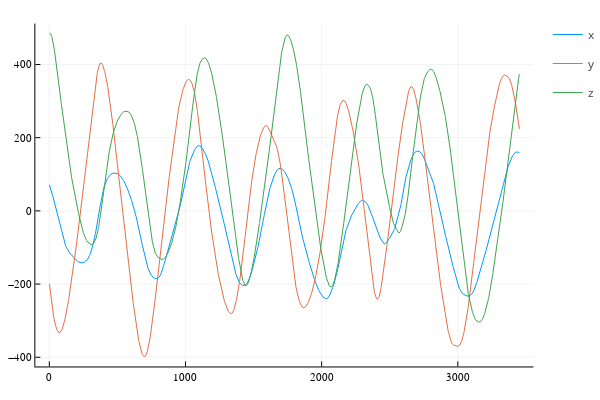

Source (notebook cell):
### Markdown cell above
We can treat this 3D data as 3 separate 1D data points, matching the original TimeCluster data shape

### Code cell
plot(df[:,1], label="x")
plot!(df[:,2], label="y")
plot!(df[:,3], label="z")

### Figure 1 — Plotly figure (JSON) as saved in the notebook; plotly's stock layout.template omitted (floating-point values rounded to 4 significant figures; data arrays with more than 128 entries replaced by an {"elided": "..."} marker saying what was removed)
{"data": [{"colorbar": {"title": ""}, "legendgroup": "x", "line": {"color": "rgba(0, 154, 250, 1.000)", "dash": "solid", "shape": "linear", "width": 1}, "mode": "lines", "name": "x", "showlegend": true, "type": "scatter", "x": {"elided": "3452 int values"}, "xaxis": "x", "y": {"elided": "3452 float values"}, "yaxis": "y", "zmax": null, "zmin": null}, {"colorbar": {"title": ""}, "legendgroup": "y", "line": {"color": "rgba(227, 111, 71, 1.000)", "dash": "solid", "shape": "linear", "width": 1}, "mode": "lines", "name": "y", "showlegend": true, "type": "scatter", "x": {"elided": "3452 int values"}, "xaxis": "x", "y": {"elided": "3452 float values"}, "yaxis": "y", "zmax": null, "zmin": null}, {"colorbar": {"title": ""}, "legendgroup": "z", "line": {"color": "rgba(62, 164, 78, 1.000)", "dash": "solid", "shape": "linear", "width": 1}, "mode": "lines", "name": "z", "showlegend": true, "type": "scatter", "x": {"elided": "3452 int values"}, "xaxis": "x", "y": {"elided": "3452 float values"}, "yaxis": "y", "zmax": null, "zmin": null}], "layout": {"annotations": [], "height": 400, "legend_position": {"bgcolor": "rgba(255, 255, 255, 1.000)", "bordercolor": "rgba(0, 0, 0, 1.000)", "borderwidth": 1, "font": {"color": "rgba(0, 0, 0, 1.000)", "family": "sans-serif", "size": 11}, "title": {"font": {"color": "rgba(0, 0, 0, 1.000)", "family": "sans-serif", "size": 15}, "text": ""}, "tracegroupgap": 0, "traceorder": "normal", "x": 1, "xanchor": "auto", "y": 1, "yanchor": "auto"}, "margin": {"b": 20, "l": 0, "r": 0, "t": 20}, "paper_bgcolor": "rgba(255, 255, 255, 1.000)", "plot_bgcolor": "rgba(255, 255, 255, 1.000)", "showlegend": true, "width": 600, "xaxis": {"anchor": "y", "domain": [0.06582, 0.9934], "gridcolor": "rgba(0, 0, 0, 0.100)", "gridwidth": 0.5, "linecolor": "rgba(0, 0, 0, 1.000)", "mirror": false, "range": [-102.5, 3556.0], "showgrid": true, "showline": true, "showticklabels": true, "tickangle": 0, "tickcolor": "rgb(0, 0, 0)", "tickfont": {"color": "rgba(0, 0, 0, 1.000)", "family": "sans-serif", "size": 11}, "tickmode": "array", "ticks": "inside", "ticktext": ["0", "1000", "2000", "3000"], "tickvals": [0, 1000, 2000, 3000], "title": "", "titlefont": {"color": "rgba(0, 0, 0, 1.000)", "family": "sans-serif", "size": 15}, "type": "-", "visible": true, "zeroline": false, "zerolinecolor": "rgba(0, 0, 0, 1.000)"}, "yaxis": {"anchor": "x", "domain": [0.03762, 0.9902], "gridcolor": "rgba(0, 0, 0, 0.100)", "gridwidth": 0.5, "linecolor": "rgba(0, 0, 0, 1.000)", "mirror": false, "range": [-425.1, 511.9], "showgrid": true, "showline": true, "showticklabels": true, "tickangle": 0, "tickcolor": "rgb(0, 0, 0)", "tickfont": {"color": "rgba(0, 0, 0, 1.000)", "family": "sans-serif", "size": 11}, "tickmode": "array", "ticks": "inside", "ticktext": ["−400", "−200", "0", "200", "400"], "tickvals": [-400, -200, 0, 200, 400], "title": "", "titlefont": {"color": "rgba(0, 0, 0, 1.000)", "family": "sans-serif", "size": 15}, "type": "-", "visible": true, "zeroline": false, "zerolinecolor": "rgba(0, 0, 0, 1.000)"}}}
